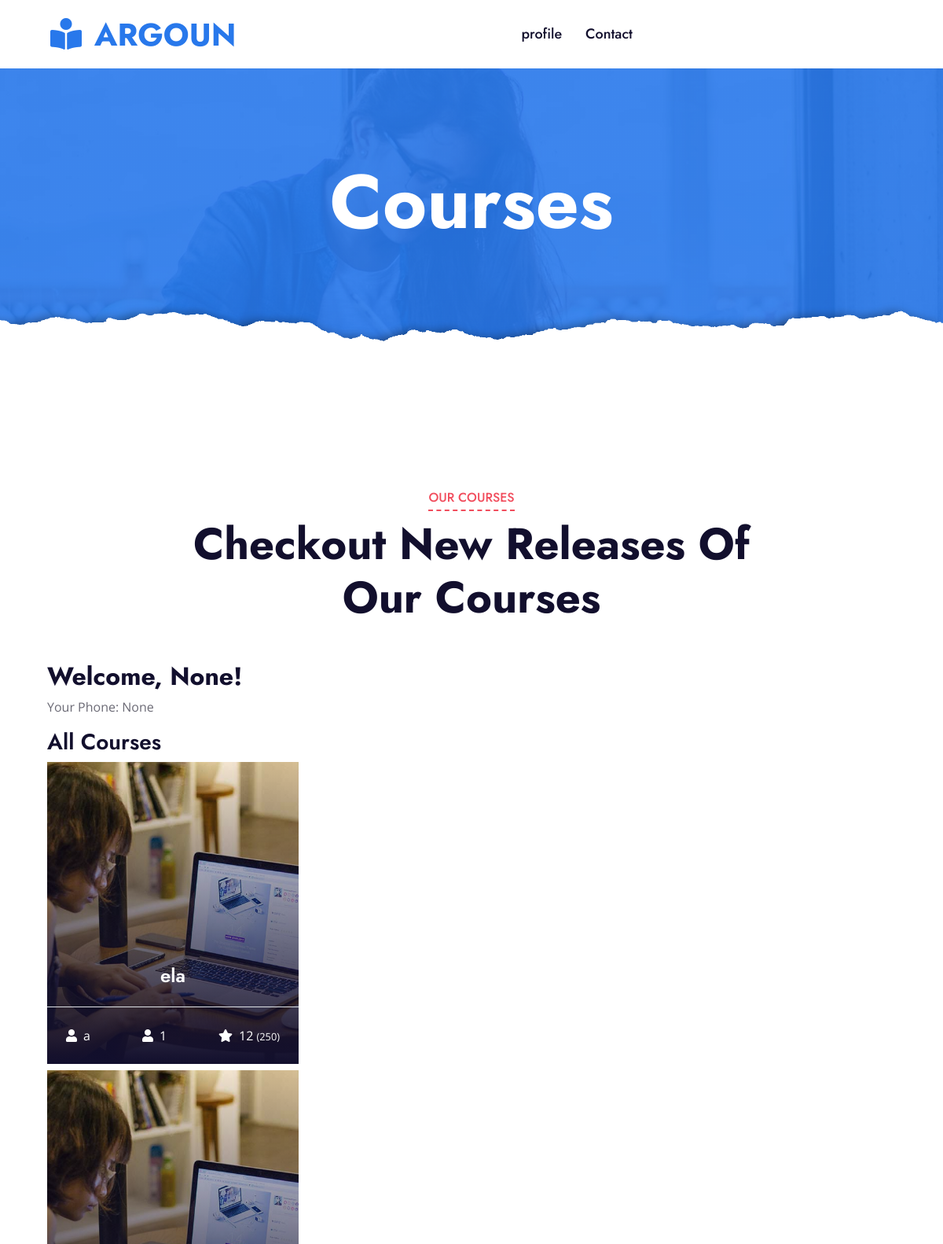
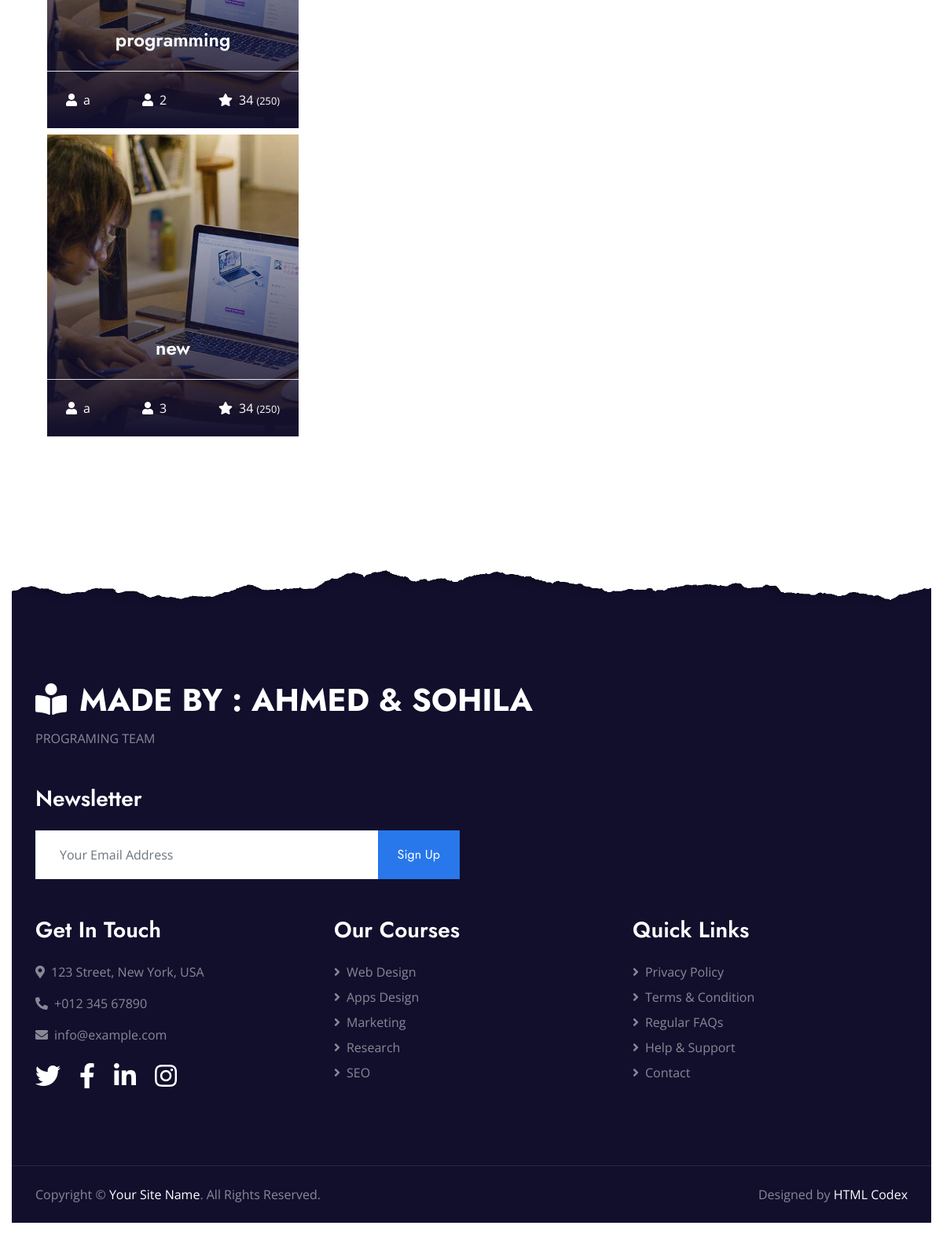
The page /course on the database its author committed (2 pictures, top to bottom).
### main.py (models this page shows)
    class Courses(db.Model):
        id = db.Column(db.Integer, primary_key=True)
        course_name = db.Column(db.String(1000))
        teacher_name = db.Column(db.String(100))
        teacher_phone = db.Column(db.String(100))
        course_price = db.Column(db.Integer)
        rate = db.Column(db.String(100))
        course_sample = db.Column(db.String(100))
        status = db.Column(db.String(100))
        users = db.relationship('User', secondary=user_course_association, back_populates='courses')

### main.py (the view)
@app.route("/course")
def course():
    user_id = session.get('user_id')
    user_name = session.get('user_name')
    user_phone = session.get('user_phone')
    all_courses = Courses.query.all()
    return render_template("course.html", user_id=user_id, user_name=user_name, user_phone=user_phone, all_courses=all_courses)

### templates/course.html (shortened to what this page needs)
<!DOCTYPE html>
<html lang="en">
<head>
    <link href="https://cdnjs.cloudflare.com/ajax/libs/font-awesome/5.10.0/css/all.min.css" rel="stylesheet">
    <link href="lib/owlcarousel/assets/owl.carousel.min.css" rel="stylesheet">
    <link href="../static/css/style.css" rel="stylesheet">
</head>
<body>
    <div class="container-fluid p-0">
        <nav class="navbar navbar-expand-lg bg-white navbar-light py-3 py-lg-0 px-lg-5">
            <a href="/" class="navbar-brand ml-lg-3">
                <h1 class="m-0 text-uppercase text-primary"><i class="fa fa-book-reader mr-3"></i>Argoun</h1>
            </a>
            <div class="collapse navbar-collapse justify-content-between px-lg-3" id="navbarCollapse">
                <div class="navbar-nav mx-auto py-0">
                    <a href="/profile" class="nav-item nav-link">profile</a>
                    <a href="/contact" class="nav-item nav-link">Contact</a>
                </div>
            </div>
        </nav>
    </div>
    <div class="jumbotron jumbotron-fluid page-header position-relative overlay-bottom" style="margin-bottom: 90px;">
        <div class="container text-center py-5">
            <h1 class="text-white display-1">Courses</h1>
        </div>
    </div>
    <div class="container-fluid py-5">
        <div class="container py-5">
            <div class="row mx-0 justify-content-center">
                <div class="col-lg-8">
                    <div class="section-title text-center position-relative mb-5">
                        <h6 class="d-inline-block position-relative text-secondary text-uppercase pb-2">Our Courses</h6>
                        <h1 class="display-4">Checkout New Releases Of Our Courses</h1>
                    </div>
                </div>
            </div>
            <div class="row">
                <div class="col-lg-4 col-md-6 pb-4">
{% block content %}
   <div class="container">
       <h2>Welcome, {{ user_name }}!</h2>
       <p>Your Phone: {{ user_phone }}</p>
       <h3>All Courses</h3>
       <div class="courses-list">
           {% for course in all_courses %}
               <a class="courses-list-item position-relative d-block overflow-hidden mb-2" href="/detail/{{ course.id }}">
                   <img class="img-fluid" src="../static/img/courses-1.jpg" alt="">
                   <div class="courses-text">
                       <h4 class="text-center text-white px-3">{{ course.course_name }}</h4>
                       <div class="border-top w-100 mt-3">
                           <div class="d-flex justify-content-between p-4">
                               <span class="text-white"><i class="fa fa-user mr-2"></i>{{ course.teacher_name }}</span>
                               <span class="text-white"><i class="fa fa-user mr-2"></i>{{ course.id }}</span>
                               <span class="text-white"><i class="fa fa-star mr-2"></i>{{ course.course_price }}
                                   <small>(250)</small></span>
                           </div>
                       </div>
                   </div>
               </a>
           {% endfor %}
       </div>
   </div>
{% endblock %}
            </div>
        </div>
    </div>
    <div class="container-fluid position-relative overlay-top bg-dark text-white-50 py-5" style="margin-top: 90px;">
        <div class="container mt-5 pt-5">
            <div class="row">
                <div class="col-md-8 mb-5">
                    <a href="index.html" class="navbar-brand">
                        <h1 class="mt-n2 text-uppercase text-white"><i class="fa fa-book-reader mr-3"></i>MADE BY : AHMED & SOHILA </h1>
                    </a>
                    <p class="m-0">PROGRAMING TEAM             </p>
                </div>
                <div class="col-md-6 mb-5">
                    <h3 class="text-white mb-4">Newsletter</h3>
                    <div class="w-100">
                        <div class="input-group">
                            <input type="text" class="form-control border-light" style="padding: 30px;" placeholder="Your Email Address">
                            <div class="input-group-append">
                                <button class="btn btn-primary px-4">Sign Up</button>
                            </div>
                        </div>
                    </div>
                </div>
            </div>
            <div class="row">
                <div class="col-md-4 mb-5">
                    <h3 class="text-white mb-4">Get In Touch</h3>
                    <p><i class="fa fa-map-marker-alt mr-2"></i>123 Street, New York, USA</p>
                    <p><i class="fa fa-phone-alt mr-2"></i>+012 345 67890</p>
                    <p><i class="fa fa-envelope mr-2"></i>info@example.com</p>
                    <div class="d-flex justify-content-start mt-4">
                        <a class="text-white mr-4" href="#"><i class="fab fa-2x fa-twitter"></i></a>
                        <a class="text-white mr-4" href="#"><i class="fab fa-2x fa-facebook-f"></i></a>
                        <a class="text-white mr-4" href="#"><i class="fab fa-2x fa-linkedin-in"></i></a>
                        <a class="text-white" href="#"><i class="fab fa-2x fa-instagram"></i></a>
                    </div>
                </div>
                <div class="col-md-4 mb-5">
                    <h3 class="text-white mb-4">Our Courses</h3>
                    <div class="d-flex flex-column justify-content-start">
                        <a class="text-white-50 mb-2" href="#"><i class="fa fa-angle-right mr-2"></i>Web Design</a>
                        <a class="text-white-50 mb-2" href="#"><i class="fa fa-angle-right mr-2"></i>Apps Design</a>
                        <a class="text-white-50 mb-2" href="#"><i class="fa fa-angle-right mr-2"></i>Marketing</a>
                        <a class="text-white-50 mb-2" href="#"><i class="fa fa-angle-right mr-2"></i>Research</a>
                        <a class="text-white-50" href="#"><i class="fa fa-angle-right mr-2"></i>SEO</a>
                    </div>
                </div>
                <div class="col-md-4 mb-5">
                    <h3 class="text-white mb-4">Quick Links</h3>
                    <div class="d-flex flex-column justify-content-start">
                        <a class="text-white-50 mb-2" href="#"><i class="fa fa-angle-right mr-2"></i>Privacy Policy</a>
                        <a class="text-white-50 mb-2" href="#"><i class="fa fa-angle-right mr-2"></i>Terms & Condition</a>
                        <a class="text-white-50 mb-2" href="#"><i class="fa fa-angle-right mr-2"></i>Regular FAQs</a>
                        <a class="text-white-50 mb-2" href="#"><i class="fa fa-angle-right mr-2"></i>Help & Support</a>
                        <a class="text-white-50" href="#"><i class="fa fa-angle-right mr-2"></i>Contact</a>
                    </div>
                </div>
            </div>
        </div>
    </div>
    <div class="container-fluid bg-dark text-white-50 border-top py-4" style="border-color: rgba(256, 256, 256, .1) !important;">
        <div class="container">
            <div class="row">
                <div class="col-md-6 text-center text-md-left mb-3 mb-md-0">
                    <p class="m-0">Copyright &copy; <a class="text-white" href="#">Your Site Name</a>. All Rights Reserved.
                    </p>
                </div>
                <div class="col-md-6 text-center text-md-right">
                    <p class="m-0">Designed by <a class="text-white" href="https://htmlcodex.com">HTML Codex</a>
                    </p>
                </div>
            </div>
        </div>
    </div>
</body>
</html>

### rows shown on the page
Courses: course_name "ela", teacher_name "a", id "1", course_price "12"
Courses: course_name "programming", teacher_name "a", id "2", course_price "34"
Courses: course_name "new", teacher_name "a", id "3", course_price "34"

### other values the page prints
{{ user_name }} "None"
{{ user_phone }} "None"
